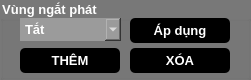
        <widget class="QGroupBox" name="groupBox_4">
         <property name="geometry">
          <rect>
           <x>0</x>
           <y>91</y>
           <width>251</width>
           <height>80</height>
          </rect>
         </property>
         <property name="minimumSize">
          <size>
           <width>0</width>
           <height>80</height>
          </size>
         </property>
         <property name="maximumSize">
          <size>
           <width>16777215</width>
           <height>80</height>
          </size>
         </property>
         <property name="font">
          <font>
           <pointsize>10</pointsize>
           <bold>true</bold>
          </font>
         </property>
         <property name="styleSheet">
          <string notr="true">* {
color: rgb(255, 255, 255);
background-color: rgba(120, 120, 120);
}
QGroupBox#groupBox_4 {
border-radius: 5px;
}</string>
         </property>
         <property name="title">
          <string>Vùng ngắt phát</string>
         </property>
         <widget class="QPushButton" name="pushButton_17">
          <property name="geometry">
           <rect>
            <x>130</x>
            <y>18</y>
            <width>100</width>
            <height>25</height>
           </rect>
          </property>
          <property name="minimumSize">
           <size>
            <width>0</width>
            <height>0</height>
           </size>
          </property>
          <property name="maximumSize">
           <size>
            <width>100</width>
            <height>25</height>
           </size>
          </property>
          <property name="font">
           <font>
            <family>MS Shell Dlg 2</family>
            <pointsize>10</pointsize>
            <bold>true</bold>
           </font>
          </property>
          <property name="autoFillBackground">
           <bool>false</bool>
          </property>
          <property name="styleSheet">
           <string notr="true">color: rgb(255, 255, 255);
background-color: rgba(0, 0, 0);
border: none;
border-radius: 5px;</string>
          </property>
          <property name="text">
           <string>Áp dụng</string>
          </property>
          <property name="flat">
           <bool>false</bool>
          </property>
         </widget>
         <widget class="QPushButton" name="pushButton_16">
          <property name="geometry">
           <rect>
            <x>20</x>
            <y>48</y>
            <width>100</width>
            <height>25</height>
           </rect>
          </property>
          <property name="minimumSize">
           <size>
            <width>0</width>
            <height>0</height>
           </size>
          </property>
          <property name="maximumSize">
           <size>
            <width>100</width>
            <height>25</height>
           </size>
          </property>
          <property name="font">
           <font>
            <family>MS Shell Dlg 2</family>
            <pointsize>10</pointsize>
            <bold>true</bold>
           </font>
          </property>
          <property name="autoFillBackground">
           <bool>false</bool>
          </property>
          <property name="styleSheet">
           <string notr="true">color: rgb(255, 255, 255);
background-color: rgba(0, 0, 0);
border: none;
border-radius: 5px;</string>
          </property>
          <property name="text">
           <string>THÊM</string>
          </property>
          <property name="flat">
           <bool>false</bool>
          </property>
         </widget>
         <widget class="QPushButton" name="pushButton_15">
          <property name="geometry">
           <rect>
            <x>130</x>
            <y>48</y>
            <width>100</width>
            <height>25</height>
           </rect>
          </property>
          <property name="minimumSize">
           <size>
            <width>0</width>
            <height>0</height>
           </size>
          </property>
          <property name="maximumSize">
           <size>
            <width>100</width>
            <height>25</height>
           </size>
          </property>
          <property name="font">
           <font>
            <family>MS Shell Dlg 2</family>
            <pointsize>10</pointsize>
            <bold>true</bold>
           </font>
          </property>
          <property name="autoFillBackground">
           <bool>false</bool>
          </property>
          <property name="styleSheet">
           <string notr="true">color: rgb(255, 255, 255);
background-color: rgba(0, 0, 0);
border: none;
border-radius: 5px;</string>
          </property>
          <property name="text">
           <string>XÓA</string>
          </property>
          <property name="flat">
           <bool>false</bool>
          </property>
         </widget>
         <widget class="QComboBox" name="comboBox">
          <property name="geometry">
           <rect>
            <x>20</x>
            <y>18</y>
            <width>101</width>
            <height>23</height>
           </rect>
          </property>
          <property name="minimumSize">
           <size>
            <width>101</width>
            <height>23</height>
           </size>
          </property>
          <property name="maximumSize">
           <size>
            <width>101</width>
            <height>23</height>
           </size>
          </property>
          <property name="font">
           <font>
            <pointsize>10</pointsize>
            <bold>true</bold>
           </font>
          </property>
          <property name="styleSheet">
           <string notr="true">QComboBox
{
color:white;
background-color: rgb(155, 155, 155);
border: 0
}
QListView
{
  color: white;
}</string>
          </property>
          <property name="sizeAdjustPolicy">
           <enum>QComboBox::AdjustToContents</enum>
          </property>
          <item>
           <property name="text">
            <string>Tắt</string>
           </property>
          </item>
          <item>
           <property name="text">
            <string>1 vòng phát, 1 vòng ngắt</string>
           </property>
          </item>
          <item>
           <property name="text">
            <string>2 vòng phát, 2 vòng ngắt</string>
           </property>
          </item>
          <item>
           <property name="text">
            <string>Ngắt phát theo dải quạt</string>
           </property>
          </item>
         </widget>
        </widget>
